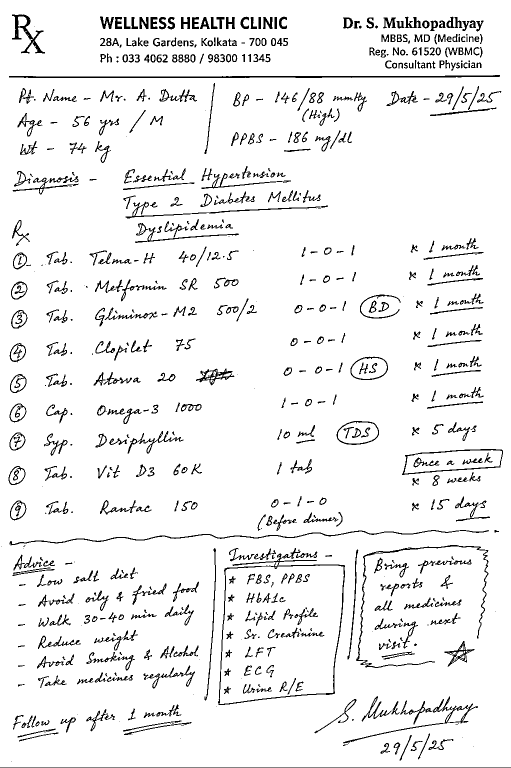
#> input picture images/bw.png, 1022 x 1536 px, found by its file name (shown at 1/2 size)
$ python preprocessing.py
#> lines starting #> are read from the running program, lines starting #| are printed output that depends on the picture; after the words box and inside, x2 and y2 are one past the last pixel; in counts of white or black regions, pixels touching at a corner belong together
import os

import cv2
import numpy as np


def preprocess_prescription(img_path, output_path=None, debug=False):
    # ---- Load ----
#> called with img_path = 'image/bw.png', output_path = 'preprocessed.png', debug = True
    img = cv2.imread(str(img_path))
#> img is the input picture: shape (1536, 1022, 3); 93.7% white; black in thin lines or dots
    if img is None:
        raise ValueError(f"Cannot load {img_path}")

    original = img.copy()

    # ---- Step 1: Resize if huge ----
    h, w = img.shape[:2]
#> h = 1536; w = 1022
    max_dim = 2000
    if max(h, w) > max_dim:
        scale = max_dim / max(h, w)
        new_w, new_h = int(w * scale), int(h * scale)
        img = cv2.resize(img, (new_w, new_h), interpolation=cv2.INTER_AREA)

    # ---- Step 2: Grayscale ----
    gray = cv2.cvtColor(img, cv2.COLOR_BGR2GRAY)
#> gray: shape (1536, 1022); 93.7% white; black in thin lines or dots

    # ---- Step 3: Illumination correction ----
    blurred = cv2.GaussianBlur(gray, (51, 51), 0)
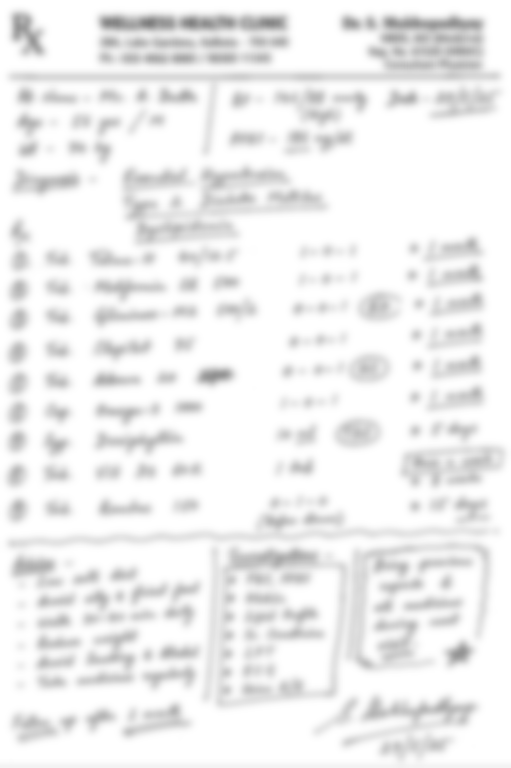
#> blurred: shape (1536, 1022) (shown at 1/2 size); min 125, max 255, mean 238.9
    illum_corrected = cv2.divide(gray, blurred, scale=255)

    # ---- Step 4: Denoise (bilateral preserves edges) ----
    denoised = cv2.bilateralFilter(illum_corrected, d=9, sigmaColor=75, sigmaSpace=75)

    # ---- Step 5: CLAHE contrast ----
    clahe = cv2.createCLAHE(clipLimit=2.0, tileGridSize=(8, 8))
    enhanced = clahe.apply(denoised)

    # ---- Step 6: Deskew ----
    deskewed = deskew_image(enhanced)

    binary = cv2.adaptiveThreshold(
        deskewed, 255,
        cv2.ADAPTIVE_THRESH_GAUSSIAN_C,
        cv2.THRESH_BINARY,
        blockSize=41, C=15
    )

    # convert back to 3-channel for compatibility with PaddleOCR
    output = cv2.cvtColor(binary, cv2.COLOR_GRAY2BGR)

    if output_path:
        os.makedirs(os.path.dirname(str(output_path)) or ".", exist_ok=True)
        cv2.imwrite(str(output_path), output)

    return output


def deskew_image(gray):
    """
    Detect skew angle using Hough transform on edges, then rotate to correct.
    """
    # detect edges
    edges = cv2.Canny(gray, 50, 150, apertureSize=3)
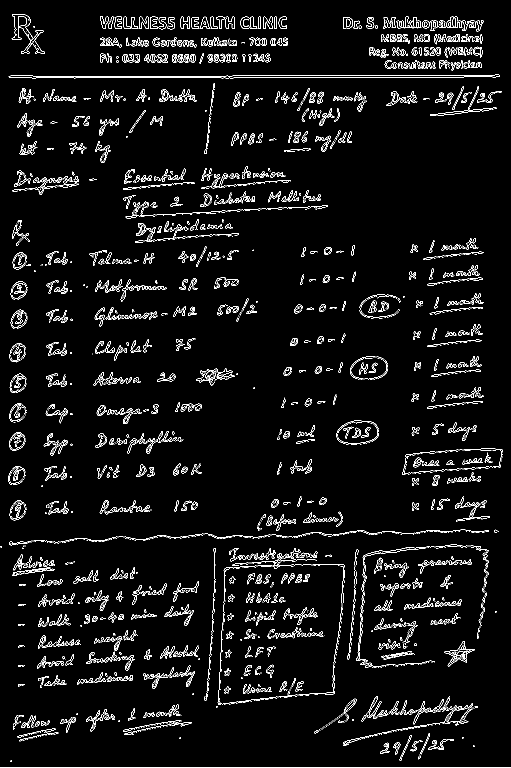
#> edges: shape (1536, 1022) (shown at 1/2 size); 4.5% white in thin lines or dots

    # detect lines
    lines = cv2.HoughLinesP(
        edges, 1, np.pi/180, threshold=100,
        minLineLength=100, maxLineGap=10
    )
#> lines = 101 rows, first 6: [0, 1534, 1021, 1534], [43, 155, 503, 155], [453, 151, 890, 151], [66, 152, 464, 152], [708, 154, 927, 154], [501, 419, 655, 411]

    if lines is None or len(lines) == 0:
        return gray  # no lines detected, return as-is

    # compute angles of all detected lines
    angles = []
    for line in lines:
        x1, y1, x2, y2 = line[0]
        angle = np.degrees(np.arctan2(y2 - y1, x2 - x1))
        # focus on near-horizontal lines (text baselines)
        if -45 <= angle <= 45:
            angles.append(angle)
#> this loop made 101 passes
#> (x1, y1, x2, y2, angle) on passes 1 to 12: (0, 1534, 1021, 1534, 0), (43, 155, 503, 155, 0), (453, 151, 890, 151, 0), (66, 152, 464, 152, 0), (708, 154, 927, 154, 0), (501, 419, 655, 411, -2.97), (763, 82, 964, 79, -0.855), (206, 57, 347, 57, 0), (734, 55, 961, 55, 0), (154, 1367, 264, 1357, -5.19), (252, 83, 386, 83, 0), (836, 1130, 941, 1119, -5.98)
#> after the loop, angles = 96 values, max 2.09 at index 27, min -6.78 at index 86, mean -1.52

    if not angles:
        return gray

    # use median angle (robust to outliers)
    skew_angle = np.median(angles)
#> skew_angle = -1.01

    # only correct if significant skew
    if abs(skew_angle) < 0.5:
        return gray

    # rotate image to correct skew
    h, w = gray.shape
#> h = 1536; w = 1022
    center = (w // 2, h // 2)
#> center = (511, 768)
    M = cv2.getRotationMatrix2D(center, skew_angle, 1.0)
#> M = [[1, -0.0176, 13.62], [0.0176, 1, -8.89]]

    # calculate new dimensions to fit rotated image
    cos = abs(M[0, 0])
#> cos = 1
    sin = abs(M[0, 1])
#> sin = 0.0176
    new_w = int((h * sin) + (w * cos))
#> new_w = 1048
    new_h = int((h * cos) + (w * sin))
#> new_h = 1553

    # adjust translation
    M[0, 2] += (new_w / 2) - center[0]
    M[1, 2] += (new_h / 2) - center[1]

    rotated = cv2.warpAffine(
        gray, M, (new_w, new_h),
        flags=cv2.INTER_CUBIC,
        borderMode=cv2.BORDER_CONSTANT,
        borderValue=255  # white background
    )
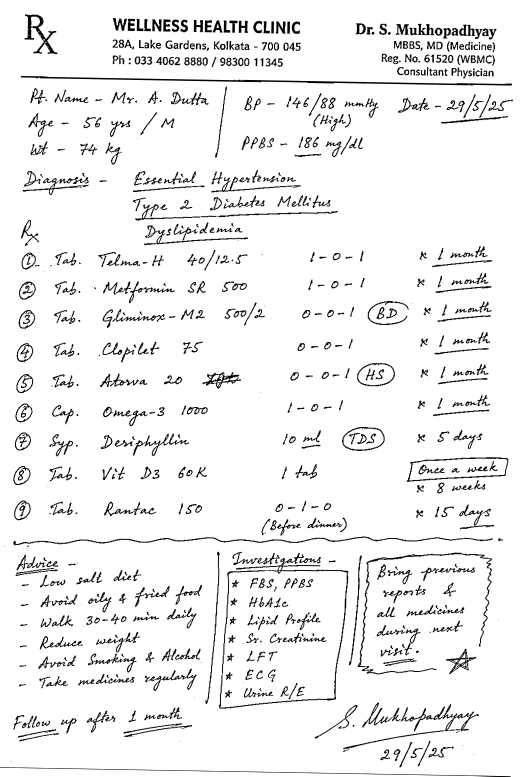
#> rotated: shape (1553, 1048) (shown at 1/2 size); min 0, max 255, mean 239.5

    return rotated


if __name__ == "__main__":
    # test standalone
    import sys
    input_path = sys.argv[1] if len(sys.argv) > 1 else "image/bw.png"
    output_path = "preprocessed.png"

    preprocess_prescription(input_path, output_path, debug=True)
#> in preprocess_prescription, `binary = cv2.adaptiveThreshold( deskewed, 255, cv2.ADAPTIVE_THRESH_GAU..`:
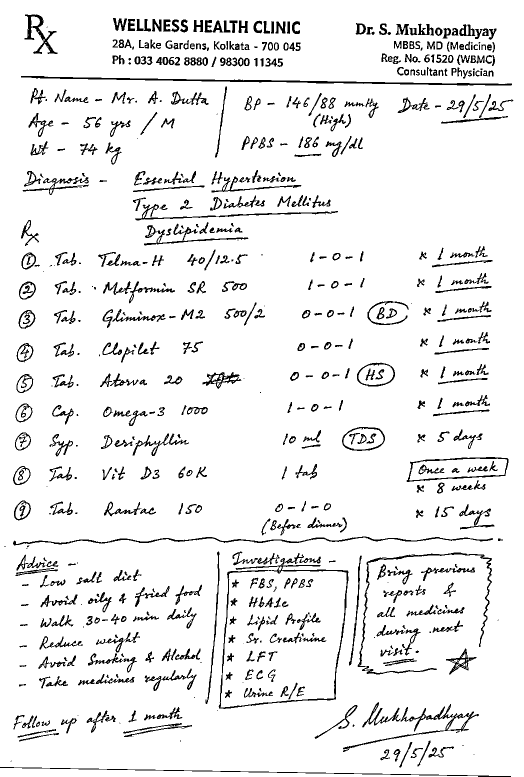
#> binary: shape (1553, 1048) (shown at 1/2 size); 92.7% white; 694 black regions (81 under 20 px), largest, box (x1, y1, x2, y2) and area: (42, 152, 1024, 171) 3546, (437, 1106, 697, 1418) 3452, (26, 1073, 986, 1091) 2739
    print(f"Preprocessed image saved to {output_path}")
    print(f"Debug intermediates saved to debug_*.png")
